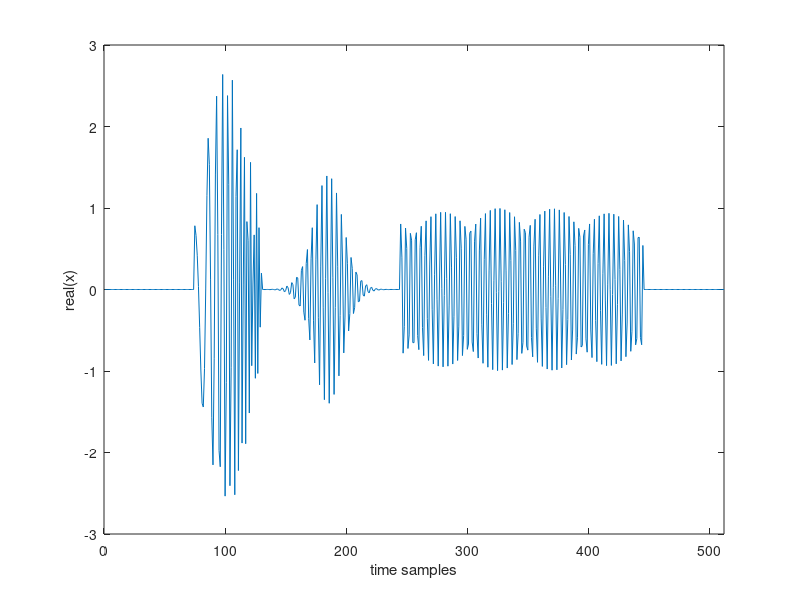
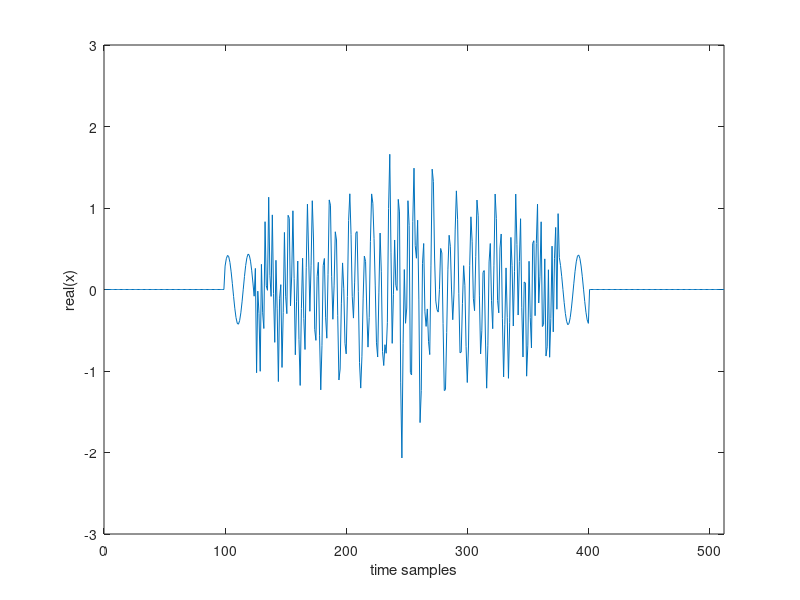

MATLAB code for these plots, in order: (Note: this script raises an error after producing the figures.)
clear
close
clc

% T = 10e-3;
fs = 51.2e3;
% Ts = 1/fs;
% t = Ts:Ts:T;
ff = 1:1:512;
t = 1:1:512;
Nt = length(t);

%% Signal 1 (Frequency-Overlapping Signal)
t1 = t(75:130);
t2 = t;
t3 = t(245:445);

x1 = zeros(1,Nt);
x1(75:130) = 2.7*exp(-1*((9 * (t1 - 102).^2) / 6272) + 1i*((2 * pi * 1000 * (t1 - 70).^2) / (511^2)));
x2 = 1.4*exp(-1*(((t2 - 185).^2) / 338) + 1i*(2*pi*125*t2/511));
x3 = zeros(1,Nt);
x3(245:445) = exp(-1*(((t3 - 344).^2) / 80000) + 1i*(2*pi*125*t3/511));

x = (x1 + x2 + x3).';

%% Signal 2 (Time-Overlapping Signal)
t1 = t(100:400);
t2 = t(125:375);
t3 = t(200:300);

s1 = zeros(1,Nt);
s1(100:400) = 0.5*exp(-1*(((t1 - 250).^2) / 125000) + 1i*(2*pi*30*t1/511));
s2 = zeros(1,Nt);
s2(125:375) = 0.8*exp(-1*((9*(t2 - 250).^2) / 781250) + 1i*((pi*4000*(t2 - 250).^3) / (3*511^3)) + 1i*((2*pi*70*(t2 - 250)) / 511));
s3 = zeros(1,Nt);
s3(200:300) = exp(-1*(((t3 - 250).^2) / 450) + 1i*(2*pi*130*t3/511));

s = (s1 + s2 + s3).';

%% Wigner Distribution
figure(1)
plot(t, real(x))
xlabel('time samples'), ylabel('real(x)')
axis([0 512 -3 3])

figure(2)
plot(t, real(s))
xlabel('time samples'), ylabel('real(x)')
axis([0 512 -3 3])

[wd_x,~,f] = tfrwv(x);
figure(3)
f = f*fs;
imagesc(t, f, wd_x);
xlabel('Time Samples')
ylabel('Frequency (Hz)')
title('WD of signal x(t)')
axis xy

[wd_s,~,f] = tfrwv(s);
figure(4)
imagesc(t, f, wd_s);
xlabel('Time Samples')
ylabel('Frequency (Hz)')
title('WD of signal s(t)')
axis xy

%% Unit Energy Gaussian Window
h = gausswin(64+1,1);
% figure(5)
% tfrwv(h);

%% STFT
% stft_x = tfrstft(x, t, Nt, h);
% figure(6)
% imagesc(t, ff, abs(stft_x));
% axis xy
% xlabel('Time Samples'), ylabel('Frequency (Hz)')
% axis([1 Nt 0 Nt/2]);

figure(6)
tfrstft(x, t, Nt, h);